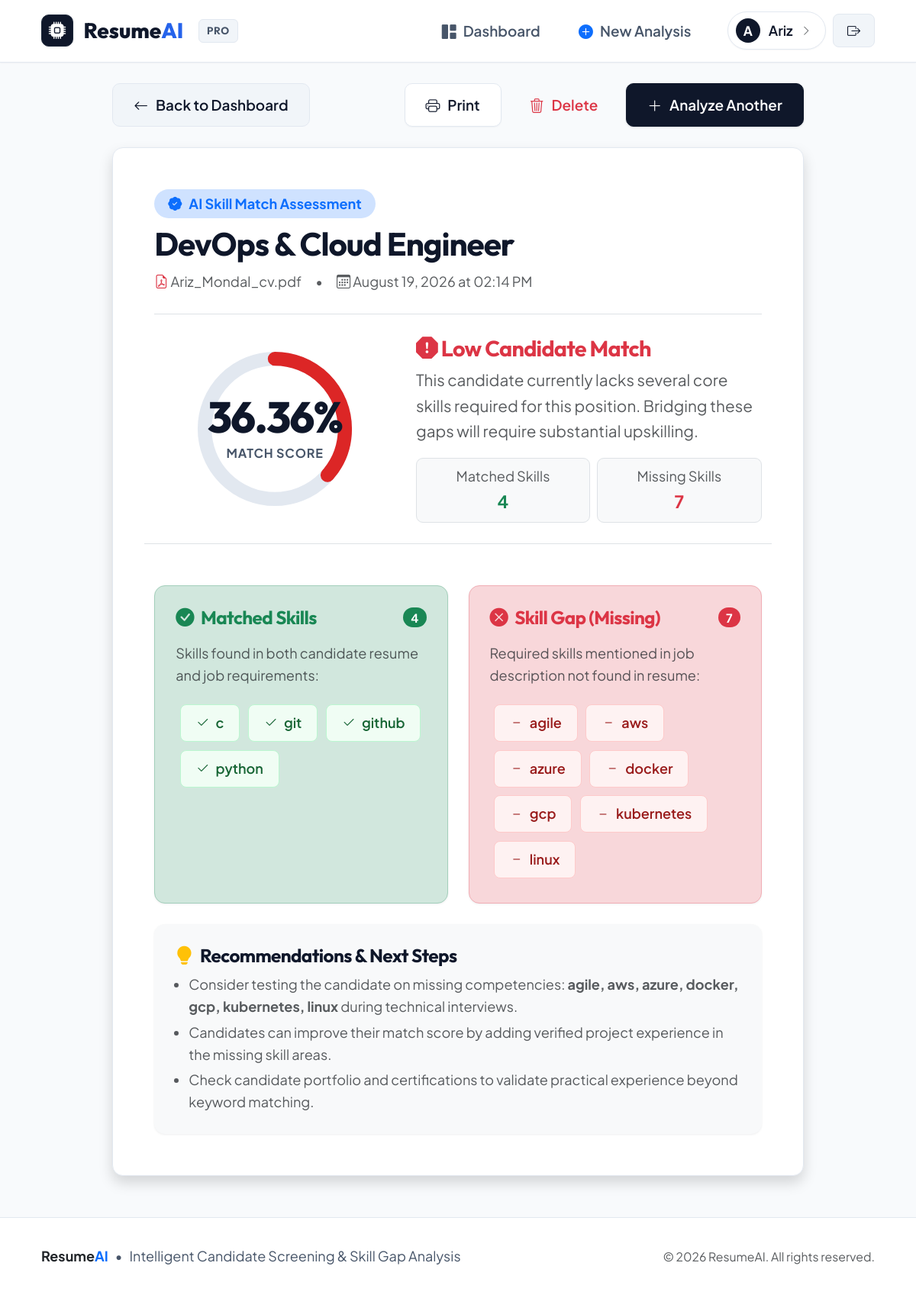
The page /result/1 (signed in) on the database its author committed.
### models.py (models this page shows)
class User(UserMixin, db.Model):
    __tablename__ = "user"
    id = db.Column(db.Integer, primary_key=True)
    username = db.Column(db.String(150), unique=True, nullable=True)
    email = db.Column(db.String(150), unique=True, nullable=False)
    password = db.Column(db.String(300), nullable=False)  # Hashed password string
    analyses = db.relationship("Analysis", backref="user", lazy=True)

class Analysis(db.Model):
    __tablename__ = "analysis"
    id = db.Column(db.Integer, primary_key=True)
    user_id = db.Column(db.Integer, db.ForeignKey("user.id"), nullable=False)
    resume_filename = db.Column(db.String(300))
    job_title = db.Column(db.String(200))
    matched_skills = db.Column(db.Text)   # Comma-separated string: "python,sql,flask"
    missing_skills = db.Column(db.Text)   # Comma-separated string: "docker,aws"
    match_percentage = db.Column(db.Float)
    created_at = db.Column(db.DateTime, default=datetime.utcnow)

### app.py (the view)
@app.route("/result/<int:analysis_id>")
@login_required
def result(analysis_id):
    analysis = db.session.get(Analysis, analysis_id)
    if not analysis or analysis.user_id != current_user.id:
        flash("Analysis result not found or access denied.", "danger")
        return redirect(url_for("dashboard"))
    matched = analysis.matched_skills.split(",") if analysis.matched_skills else []
    missing = analysis.missing_skills.split(",") if analysis.missing_skills else []
    return render_template("result.html", analysis=analysis, matched=matched, missing=missing)

### app.py (called while the page is built)
@login_manager.user_loader
def load_user(user_id):
    return db.session.get(User, int(user_id))

### templates/result.html (shortened to what this page needs)
{% extends "base.html" %}
{% block content %}
<div class="row justify-content-center">
    <div class="col-lg-10">
        <div class="d-flex flex-column flex-md-row justify-content-between align-items-md-center gap-3 mb-4">
            <a href="{{ url_for('dashboard') }}" class="btn btn-secondary-subtle">
                <i class="bi bi-arrow-left"></i>
                <span>Back to Dashboard</span>
            </a>
            <div class="d-flex align-items-center gap-2">
                <button type="button" onclick="window.print()" class="btn btn-outline-primary">
                    <i class="bi bi-printer"></i>
                    <span>Print</span>
                </button>
                <form method="POST" action="{{ url_for('delete_analysis', analysis_id=analysis.id) }}" onsubmit="return confirm('Are you sure you want to delete this analysis report?');" class="d-inline m-0">
                    <button type="submit" class="btn btn-outline-danger">
                        <i class="bi bi-trash3"></i>
                        <span>Delete</span>
                    </button>
                </form>
                <a href="{{ url_for('upload_resume') }}" class="btn btn-primary">
                    <i class="bi bi-plus-lg"></i>
                    <span>Analyze Another</span>
                </a>
            </div>
        </div>
        <div class="card shadow p-4 p-md-5 mb-4">
            <div class="border-bottom pb-4 mb-4">
                <div class="d-flex flex-column flex-md-row justify-content-between align-items-md-start gap-3">
                    <div>
                        <div class="d-inline-flex align-items-center gap-2 px-3 py-1 rounded-pill bg-primary-subtle text-primary small fw-bold mb-2">
                            <i class="bi bi-patch-check-fill"></i> AI Skill Match Assessment
                        </div>
                        <h2 class="fw-bold mb-1">{{ analysis.job_title }}</h2>
                        <div class="text-muted d-flex flex-wrap align-items-center gap-3 font-mono small mt-2">
                            <span><i class="bi bi-file-earmark-pdf text-danger"></i> {{ analysis.resume_filename }}</span>
                            <span>&bull;</span>
                            <span><i class="bi bi-calendar3"></i> {{ analysis.created_at.strftime('%B %d, %Y at %I:%M %p') }}</span>
                        </div>
                    </div>
                </div>
            </div>
            <div class="row align-items-center g-4 mb-5 pb-4 border-bottom">
                <div class="col-md-5 text-center">
                    <div class="radial-progress-wrapper">
                        <svg class="radial-progress-svg" viewBox="0 0 160 160">
                            <defs>
                                <linearGradient id="gradientSuccess" x1="0%" y1="0%" x2="100%" y2="100%">
                                    <stop offset="0%" stop-color="#10b981" />
                                    <stop offset="100%" stop-color="#059669" />
                                </linearGradient>
                                <linearGradient id="gradientWarning" x1="0%" y1="0%" x2="100%" y2="100%">
                                    <stop offset="0%" stop-color="#f59e0b" />
                                    <stop offset="100%" stop-color="#d97706" />
                                </linearGradient>
                                <linearGradient id="gradientDanger" x1="0%" y1="0%" x2="100%" y2="100%">
                                    <stop offset="0%" stop-color="#ef4444" />
                                    <stop offset="100%" stop-color="#dc2626" />
                                </linearGradient>
                            </defs>
                            <circle class="radial-progress-bg" cx="80" cy="80" r="70"></circle>
                            <circle id="scoreProgressCircle"
                                    class="radial-progress-bar {% if analysis.match_percentage >= 70 %}high{% elif analysis.match_percentage >= 40 %}mid{% else %}low{% endif %}"
                                    cx="80" cy="80" r="70"></circle>
                        </svg>
                        <div class="radial-progress-text">
                            <div class="radial-progress-number">{{ analysis.match_percentage }}%</div>
                            <div class="radial-progress-label">Match Score</div>
                        </div>
                    </div>
                </div>
                <div class="col-md-7">
                    <h4 class="fw-bold mb-2">
                        {% if analysis.match_percentage >= 70 %}
                            <span class="text-success"><i class="bi bi-star-fill text-warning"></i> Strong Candidate Fit</span>
                        {% elif analysis.match_percentage >= 40 %}
                            <span class="text-warning"><i class="bi bi-lightning-charge-fill text-warning"></i> Moderate Candidate Fit</span>
                        {% else %}
                            <span class="text-danger"><i class="bi bi-exclamation-octagon-fill text-danger"></i> Low Candidate Match</span>
                        {% endif %}
                    </h4>
                    <p class="text-muted mb-3">
                        {% if analysis.match_percentage >= 70 %}
                            This candidate demonstrates strong alignment with the key competencies specified in the job description. They meet high-priority requirements.
                        {% elif analysis.match_percentage >= 40 %}
                            This candidate has relevant foundation skills but has notable gaps in specific tools or frameworks required for this role.
                        {% else %}
                            This candidate currently lacks several core skills required for this position. Bridging these gaps will require substantial upskilling.
                        {% endif %}
                    </p>
                    <div class="d-flex flex-wrap gap-2">
                        <div class="p-2 px-3 rounded-3 bg-light border text-center flex-grow-1">
                            <div class="text-muted small">Matched Skills</div>
                            <div class="fw-bold fs-5 text-success">
                                {{ matched|length if (matched and matched[0] != '') else 0 }}
                            </div>
                        </div>
                        <div class="p-2 px-3 rounded-3 bg-light border text-center flex-grow-1">
                            <div class="text-muted small">Missing Skills</div>
                            <div class="fw-bold fs-5 text-danger">
                                {{ missing|length if (missing and missing[0] != '') else 0 }}
                            </div>
                        </div>
                    </div>
                </div>
            </div>
            <div class="row g-4 mb-4">
                <div class="col-md-6">
                    <div class="card h-100 p-4 border-success-subtle bg-success-subtle bg-opacity-10">
                        <div class="d-flex align-items-center justify-content-between mb-3">
                            <h5 class="fw-bold text-success mb-0 d-flex align-items-center gap-2">
                                <i class="bi bi-check-circle-fill"></i>
                                <span>Matched Skills</span>
                            </h5>
                            <span class="badge bg-success rounded-pill">
                                {{ matched|length if (matched and matched[0] != '') else 0 }}
                            </span>
                        </div>
                        <p class="text-muted small mb-3">Skills found in both candidate resume and job requirements:</p>
                        <div class="d-flex flex-wrap">
                            {% if matched and matched[0] != '' %}
                                {% for skill in matched %}
                                    <span class="skill-chip matched" title="Matched Skill">
                                        <i class="bi bi-check2"></i> {{ skill }}
                                    </span>
                                {% endfor %}
                            {% else %}
                                <div class="text-muted small py-3 fst-italic">
                                    <i class="bi bi-info-circle"></i> No direct skill matches were identified.
                                </div>
                            {% endif %}
                        </div>
                    </div>
                </div>
                <div class="col-md-6">
                    <div class="card h-100 p-4 border-danger-subtle bg-danger-subtle bg-opacity-10">
                        <div class="d-flex align-items-center justify-content-between mb-3">
                            <h5 class="fw-bold text-danger mb-0 d-flex align-items-center gap-2">
                                <i class="bi bi-x-circle-fill"></i>
                                <span>Skill Gap (Missing)</span>
                            </h5>
                            <span class="badge bg-danger rounded-pill">
                                {{ missing|length if (missing and missing[0] != '') else 0 }}
                            </span>
                        </div>
                        <p class="text-muted small mb-3">Required skills mentioned in job description not found in resume:</p>
                        <div class="d-flex flex-wrap">
                            {% if missing and missing[0] != '' %}
                                {% for skill in missing %}
                                    <span class="skill-chip missing" title="Missing Skill">
                                        <i class="bi bi-dash"></i> {{ skill }}
                                    </span>
                                {% endfor %}
                            {% else %}
                                <div class="text-success small py-3 fw-bold">
                                    <i class="bi bi-check-all fs-5"></i> 100% Coverage! No required skills missing.
                                </div>
                            {% endif %}
                        </div>
                    </div>
                </div>
            </div>
            <div class="card p-4 bg-light border-0">
                <h5 class="fw-bold mb-2 d-flex align-items-center gap-2">
                    <i class="bi bi-lightbulb-fill text-warning"></i>
                    <span>Recommendations &amp; Next Steps</span>
                </h5>
                <ul class="mb-0 text-muted small ps-3">
                    {% if missing and missing[0] != '' %}
                        <li class="mb-1">Consider testing the candidate on missing competencies: <strong>{{ missing|join(', ') }}</strong> during technical interviews.</li>
                        <li class="mb-1">Candidates can improve their match score by adding verified project experience in the missing skill areas.</li>
                    {% else %}
                        <li class="mb-1">Candidate has strong alignment across all detected keywords. Proceed directly to culture fit or technical screen.</li>
                    {% endif %}
                    <li>Check candidate portfolio and certifications to validate practical experience beyond keyword matching.</li>
                </ul>
            </div>
        </div>
    </div>
</div>
{% endblock %}

### templates/base.html (shortened to what this page needs)
<!DOCTYPE html>
<html lang="en">
<head>
    <link rel="stylesheet" href="https://cdn.jsdelivr.net/npm/bootstrap-icons@1.11.3/font/bootstrap-icons.min.css">
    <link rel="stylesheet" href="https://cdn.jsdelivr.net/npm/bootstrap@5.3.3/dist/css/bootstrap.min.css">
    <link rel="stylesheet" href="{{ url_for('static', filename='style.css') }}">
</head>
<body>
<nav class="navbar navbar-expand-lg app-navbar">
    <div class="container-fluid px-3 px-md-5">
        <a class="brand-logo" href="{{ url_for('home') }}">
            <div class="brand-icon-box">
                <i class="bi bi-cpu-fill"></i>
            </div>
            <span>Resume<span class="highlight">AI</span></span>
            <span class="brand-badge d-none d-sm-inline">PRO</span>
        </a>
        <div class="collapse navbar-collapse" id="navbarContent">
            <ul class="navbar-nav ms-auto align-items-lg-center gap-2 my-2 my-lg-0">
                {% if current_user.is_authenticated %}
                    <li class="nav-item">
                        <a href="{{ url_for('dashboard') }}" class="nav-link-custom {% if request.endpoint == 'dashboard' %}active{% endif %}">
                            <i class="bi bi-grid-1x2-fill"></i> Dashboard
                        </a>
                    </li>
                    <li class="nav-item">
                        <a href="{{ url_for('upload_resume') }}" class="nav-link-custom {% if request.endpoint == 'upload_resume' %}active{% endif %}">
                            <i class="bi bi-plus-circle-fill text-primary"></i> New Analysis
                        </a>
                    </li>
                    <li class="nav-item ms-lg-3 mt-2 mt-lg-0 d-flex align-items-center gap-2">
                        <a href="{{ url_for('profile') }}" class="user-pill text-decoration-none {% if request.endpoint == 'profile' %}border-primary shadow-sm{% endif %}" title="View My Profile">
                            <div class="user-avatar">
                                {{ (current_user.username or current_user.email or 'U')[0]|upper }}
                            </div>
                            <span>{{ current_user.username or current_user.email }}</span>
                            <i class="bi bi-chevron-right small text-muted" style="font-size: 0.75rem;"></i>
                        </a>
                        <a href="{{ url_for('logout') }}" class="btn btn-sm btn-secondary-subtle" title="Sign out">
                            <i class="bi bi-box-arrow-right"></i>
                        </a>
                    </li>
                {% endif %}
            </ul>
        </div>
    </div>
</nav>
<main class="container-fluid px-3 px-md-5 my-4 flex-grow-1 fade-in">
    {% block content %}{% endblock %}
</main>
<footer class="app-footer">
    <div class="container-fluid px-3 px-md-5 d-flex flex-column flex-md-row align-items-center justify-content-between gap-3 text-center text-md-start">
        <div class="d-flex align-items-center gap-2">
            <span class="fw-bold text-dark font-heading">Resume<span class="text-primary">AI</span></span>
            <span>&bull;</span>
            <span>Intelligent Candidate Screening &amp; Skill Gap Analysis</span>
        </div>
        <div class="text-muted small">
            &copy; {{ now.year if now else '2026' }} ResumeAI. All rights reserved.
        </div>
    </div>
</footer>
</body>
</html>

### rows shown on the page
User: username "A", username "Ariz"
Analysis: job_title "DevOps & Cloud Engineer", resume_filename "Ariz_Mondal_cv.pdf", created_at "August 19, 2026 at 02:14 PM", match_percentage "36.36"

### other values the page prints
{{ matched|length if (matched and matched[0] != '') else 0 }} "4"
{{ missing|length if (missing and missing[0] != '') else 0 }} "7"
{{ skill }} "c" "git" "github" "python"
{{ skill }} "agile" "aws" "azure" "docker" "gcp" "kubernetes" "linux"
{{ missing|join(', ') }} "agile, aws, azure, docker, gcp, kubernetes, linux"
{{ now.year if now else '2026' }} "2026"
